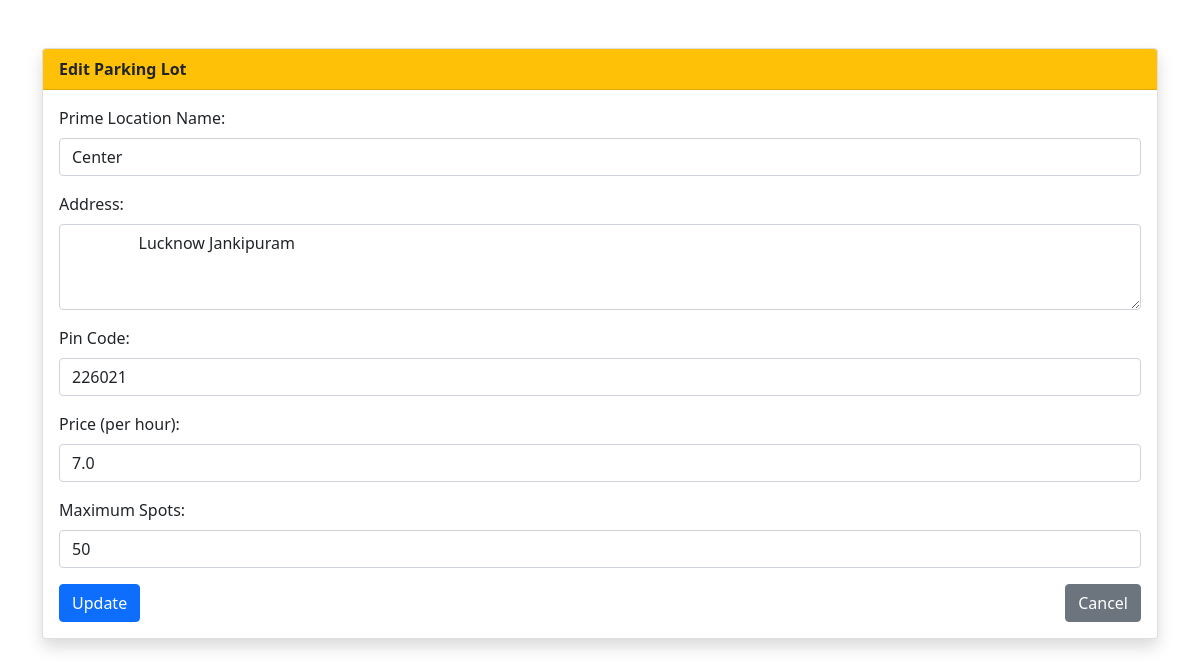
Page /edit_parking_lot/1 on the committed database.
### application/models.py (models this page shows)
class ParkingLot(db.Model):
    id = db.Column(db.Integer, primary_key=True)
    location_name = db.Column(db.String(100), nullable=False)
    address = db.Column(db.String(200), nullable=False)
    pincode = db.Column(db.String(10), nullable=False)
    price_per_hour = db.Column(db.Float, nullable=False)
    max_spots = db.Column(db.Integer, nullable=False)
    spots = db.relationship('ParkingSpot', backref='lot', lazy=True)

### application/controllers.py (the view, shortened to what this page needs)
@app.route("/edit_parking_lot/<int:lot_id>", methods=['GET', 'POST'])
def edit_parking_lot(lot_id):
    lot = ParkingLot.query.get_or_404(lot_id)
    return render_template("edit_parking_lot.html", lot=lot)

### templates/edit_parking_lot.html (shortened to what this page needs)
<!DOCTYPE html>
<html lang="en">
  <head>
    <link rel="stylesheet" href="/mad1_project/static/style.css" />
    <link
      href="https://cdn.jsdelivr.net/npm/bootstrap@5.0.2/dist/css/bootstrap.min.css"
      rel="stylesheet"
    />
  </head>
  <body>
    <div class="container mt-5">
      <div class="card shadow">
        <div class="card-header bg-warning">
          <strong>Edit Parking Lot</strong>
        </div>
        <div class="card-body">
          <form method="POST" action="/edit_parking_lot/{{ lot.id }}">
            <div class="mb-3">
              <label for="Input1" class="form-label"
                >Prime Location Name:</label
              >
              <input
                type="text"
                name="location_name"
                id="Input1"
                class="form-control"
                value="{{ lot.location_name }}"
              />
            </div>
            <div class="mb-3">
              <label for="Input2" class="form-label">Address:</label>
              <textarea
                name="address"
                id="Input2"
                class="form-control"
                rows="3"
              >
                {{ lot.address }}</textarea
              >
            </div>
            <div class="mb-3">
              <label for="Input3" class="form-label">Pin Code:</label>
              <input
                type="text"
                name="pin_code"
                id="Input3"
                class="form-control"
                value="{{ lot.pincode }}"
                required
              />
            </div>
            <div class="mb-3">
              <label for="Input4" class="form-label">Price (per hour):</label>
              <input
                type="number"
                name="price"
                id="Input4"
                class="form-control"
                value="{{ lot.price_per_hour }}"
                min="0"
                step="0.01"
                required
              />
            </div>
            <div class="mb-3">
              <label for="Input5" class="form-label">Maximum Spots:</label>
              <input
                type="number"
                name="max_spots"
                id="Input5"
                class="form-control"
                value="{{ lot.max_spots }}"
                min="1"
                required
              />
            </div>
            <div class="d-flex justify-content-between">
              <button type="submit" class="btn btn-primary">Update</button>
              <a href="/admin" class="btn btn-secondary">Cancel</a>
            </div>
          </form>
        </div>
      </div>
    </div>
  </body>
</html>

### rows in the picture
ParkingLot: location_name "Center", address "Lucknow Jankipuram", pin_code "226021", price "7.0", max_spots "50"
